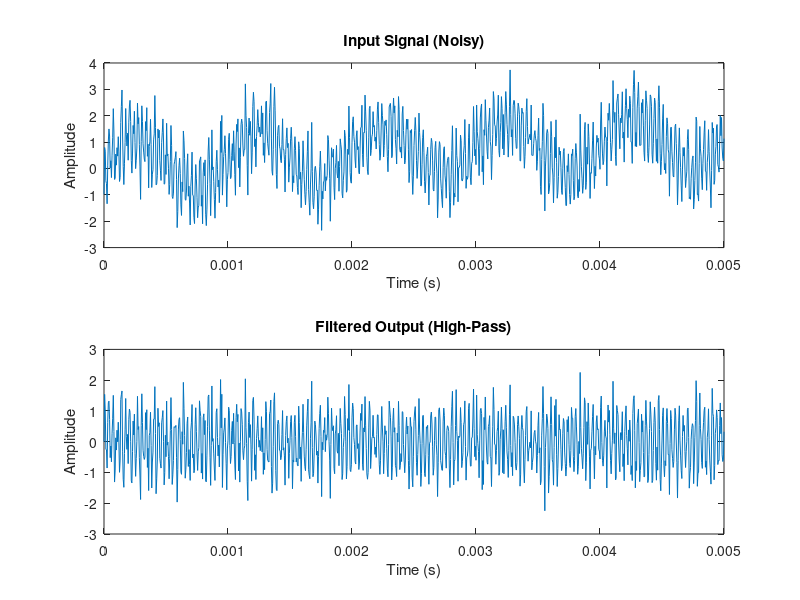
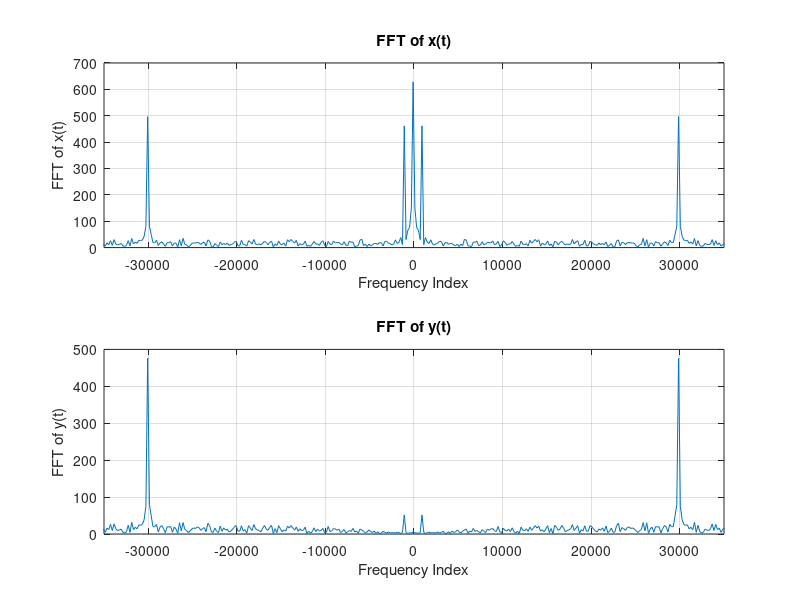

Write the MATLAB code that produced these figures, in order.
% Create a First order HPF with -3dB at 10K
clear;
close all;

%Filter Cutoff
Fc = 10e3;
%angular rate
omega = 2* pi * Fc;

% Tau = RC => Fc = 1/WcRc
Tau = 1/(2*pi*Fc);

%sampling Period
Fs =  2*Fc*10 ;                % Sampling frequency (Hz)
Ts = 1/Fs; 
t = 0:Ts:0.005;  % 5 ms of signal
% for FFT bins
N = length(t);

% Filter Coeff Calc
% Parameters
K =  (2*Tau/Ts);
alpha = K/(1+K);
beta  = (1-K)/(1+K);

% noisy sine wave
%input wave
x = sin(2*pi*1000*t) + sin(2*pi*50*t) + sin(2*pi*30000*t) + 0.5*randn(size(t));  % 1 kHz sine + noise
%x = sin(2*pi*1000*t) + sin(2*pi*30000*t);  % 1kHz + 30kHz components

% Preallocate output
y = zeros(size(x));

% Plot input and output
figure;
subplot(2,1,1);
plot(t, x);
title('Input Signal (Noisy)');
xlabel('Time (s)');
ylabel('Amplitude');

% Apply the high-pass filter difference equation
for n = 2:length(x)
    y(n) = -beta * y(n-1) + alpha * (x(n) - x(n-1));
end

subplot(2,1,2);
plot(t, y);
title('Filtered Output (High-Pass)');
xlabel('Time (s)');
ylabel('Amplitude');

% Compute the FFT
xf = fft(x);
xfShifted = fftshift(xf);
L = length(t);

% Create a frequency vector for plotting
%  A range of indices centered around 0:
f = Fs*(-L/2:L/2-1)/L;
MAX_FREQ = 35e3;

% Create a figure to plot the FFT
figure;
subplot(2,1,1)
plot(f, abs(xfShifted)); % Plot the magnitude of the FFT
xlabel('Frequency Index');
ylabel('FFT of x(t)');
title('FFT of x(t)');
grid on; % Optional: add grid for better readability
xlim([-MAX_FREQ, MAX_FREQ])

yf = fft(y);
yfShifted = fftshift(yf);

% Create a figure to plot the FFT

subplot(2,1,2)
plot(f, abs(yfShifted)); % Plot the magnitude of the FFT
xlabel('Frequency Index');
ylabel('FFT of y(t)');
title('FFT of y(t)');
grid on; % Optional: add grid for better readability
xlim([-MAX_FREQ, MAX_FREQ])
